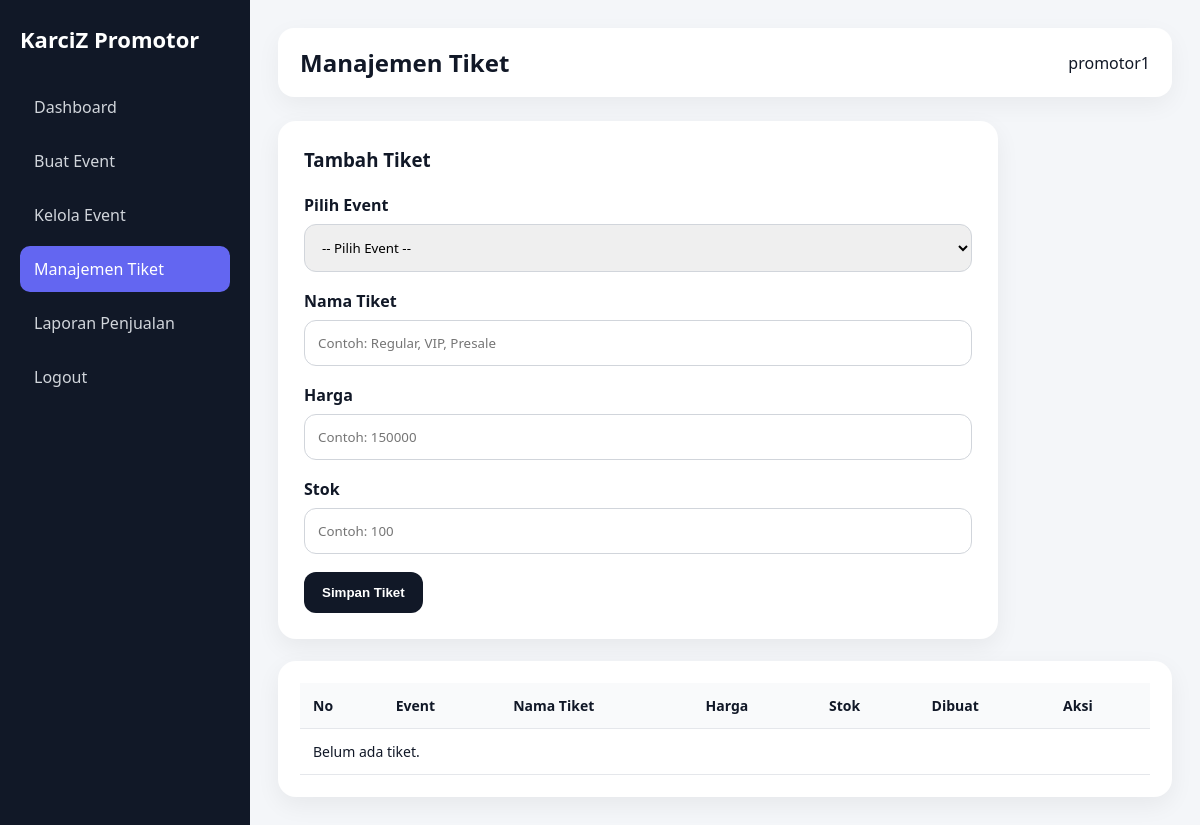
The app's page /organizer/ticket-management.php (signed in), older data.
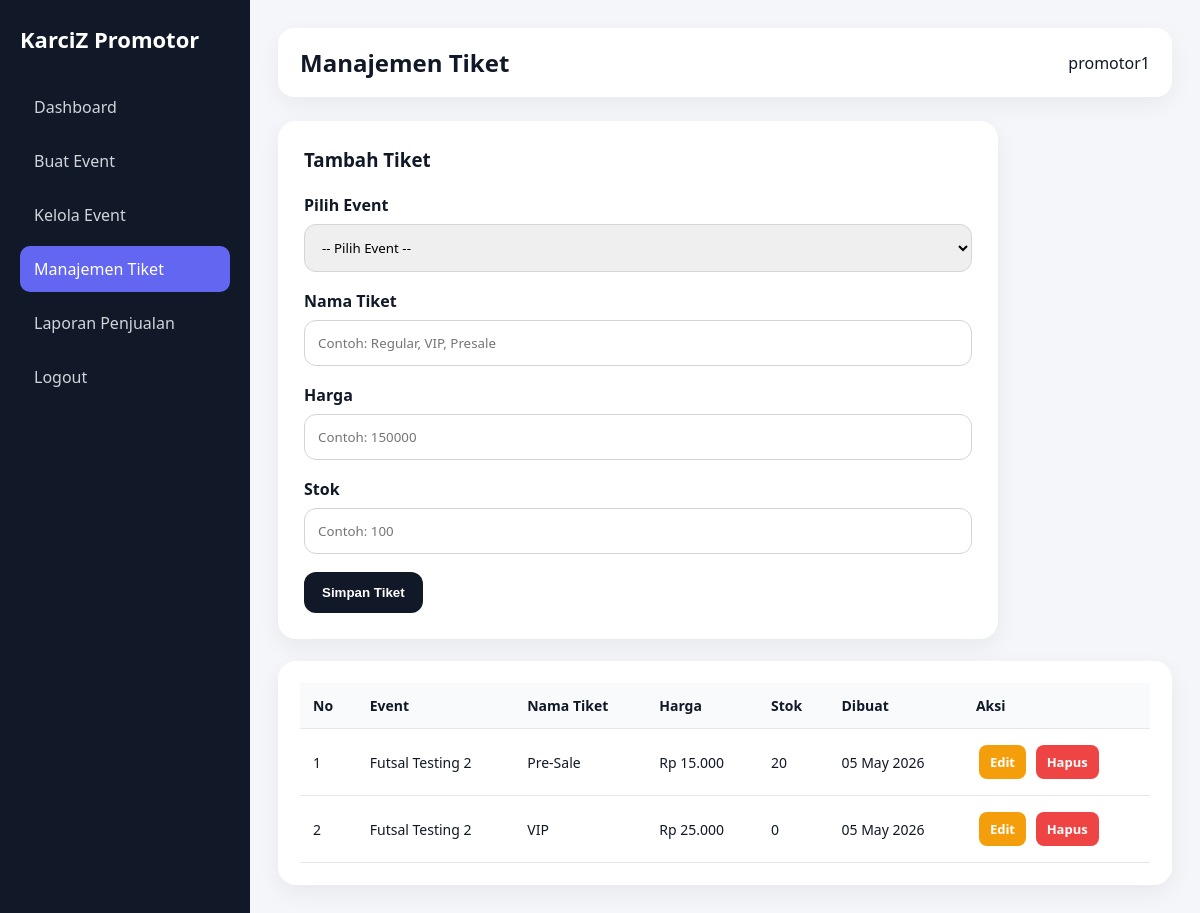
The same page, newer data.
### tables this page shows
CREATE TABLE `promotor` (
  `id` int(100) NOT NULL,
  `user_id` int(11) DEFAULT NULL,
  `nama_brand` varchar(255) NOT NULL,
  `deskripsi_singkat` varchar(500) NOT NULL,
  `email_bisnis` varchar(255) NOT NULL,
  `no_wa` int(25) NOT NULL,
  `logo` varchar(255) NOT NULL,
  `banner` varchar(255) NOT NULL,
  `status` enum('pending','approved','rejected') DEFAULT 'pending',
  `created_at` timestamp NOT NULL DEFAULT current_timestamp()
);

CREATE TABLE `tickets` (
  `id` int(11) NOT NULL,
  `event_id` int(11) DEFAULT NULL,
  `nama_tiket` varchar(100) DEFAULT NULL,
  `harga` int(11) DEFAULT NULL,
  `stok` int(11) DEFAULT NULL,
  `created_at` timestamp NOT NULL DEFAULT current_timestamp()
);

CREATE TABLE `events` (
  `id` int(11) NOT NULL,
  `organizer_id` int(11) DEFAULT NULL,
  `nama_event` varchar(255) DEFAULT NULL,
  `lokasi` varchar(255) DEFAULT NULL,
  `tanggal` date DEFAULT NULL,
  `deskripsi` text DEFAULT NULL,
  `banner` varchar(255) DEFAULT NULL,
  `status` enum('aktif','selesai') DEFAULT 'aktif',
  `created_at` timestamp NOT NULL DEFAULT current_timestamp()
);

### organizer/ticket-management.php (the view, shortened to what this page needs)
<?php
include '../config.php';
$username = $_SESSION['user'];
$stmt = $conn->prepare("
    SELECT promotor.id, promotor.nama_brand
    FROM promotor
    JOIN users ON promotor.user_id = users.id
    WHERE users.username=? AND promotor.status='approved'
    LIMIT 1
");
$stmt->bind_param("s", $username);
$stmt->execute();
$promotor = $stmt->get_result()->fetch_assoc();
$organizer_id = $promotor['id'];
$stmt = $conn->prepare("
    SELECT
        tickets.id,
        tickets.nama_tiket,
        tickets.harga,
        tickets.stok,
        tickets.created_at,
        events.nama_event
    FROM tickets
    JOIN events ON tickets.event_id = events.id
    WHERE events.organizer_id=?
    ORDER BY tickets.created_at DESC
");
$stmt->bind_param("i", $organizer_id);
$stmt->execute();
$tickets = $stmt->get_result();
?>
<!DOCTYPE html>
<html lang="id">
<head>
    <link rel="stylesheet" href="/Karciz/assets/css/organizer.css?v=4">
</head>
<body>
<div class="organizer-wrapper">
    <div class="organizer-sidebar">
        <h2>KarciZ Promotor</h2>
        <a href="dashboard.php">Dashboard</a>
        <a href="create-event.php">Buat Event</a>
        <a href="manage-event.php">Kelola Event</a>
        <a href="ticket-management.php" class="active">Manajemen Tiket</a>
        <a href="sales-report.php">Laporan Penjualan</a>
        <a href="../logout.php">Logout</a>
    </div>
    <div class="organizer-main">
        <div class="organizer-topbar">
            <h3>Manajemen Tiket</h3>
            <span><?= htmlspecialchars($promotor['nama_brand']); ?></span>
        </div>
        <div class="form-card">
            <h3>Tambah Tiket</h3>
            <br>
            <form method="POST">
                <label>Pilih Event</label>
                <select name="event_id" required>
                    <option value="">-- Pilih Event --</option>
                </select>
                <label>Nama Tiket</label>
                <input type="text" name="nama_tiket" placeholder="Contoh: Regular, VIP, Presale" required>
                <label>Harga</label>
                <input type="number" name="harga" placeholder="Contoh: 150000" min="0" required>
                <label>Stok</label>
                <input type="number" name="stok" placeholder="Contoh: 100" min="0" required>
                <button type="submit">Simpan Tiket</button>
            </form>
        </div>
        <br>
        <div class="table-container">
            <table>
                <thead>
                    <tr>
                        <th>No</th>
                        <th>Event</th>
                        <th>Nama Tiket</th>
                        <th>Harga</th>
                        <th>Stok</th>
                        <th>Dibuat</th>
                        <th>Aksi</th>
                    </tr>
                </thead>
                <tbody>
                    <?php if ($tickets->num_rows > 0) { ?>
                        <?php $no = 1; while ($row = $tickets->fetch_assoc()) { ?>
                            <tr>
                                <td><?= $no++; ?></td>
                                <td><?= htmlspecialchars($row['nama_event']); ?></td>
                                <td><?= htmlspecialchars($row['nama_tiket']); ?></td>
                                <td>Rp <?= number_format($row['harga'], 0, ',', '.'); ?></td>
                                <td><?= $row['stok']; ?></td>
                                <td><?= date('d M Y', strtotime($row['created_at'])); ?></td>
                                <td>
                                    <a href="edit-ticket.php?id=<?= $row['id']; ?>" class="btn-edit">Edit</a>
                                    <a
                                        href="ticket-management.php?delete=<?= $row['id']; ?>"
                                        class="btn-delete"
                                        onclick="return confirm('Yakin ingin menghapus tiket ini?')"
                                    >
                                        Hapus
                                    </a>
                                </td>
                            </tr>
                        <?php } ?>
                    <?php } else { ?>
                        <tr>
                            <td colspan="7" class="empty-table">Belum ada tiket.</td>
                        </tr>
                    <?php } ?>
                </tbody>
            </table>
        </div>
    </div>
</div>
</body>
</html>

### assets/css/organizer.css (style rules this page uses)
* { margin: 0; padding: 0; box-sizing: border-box; }
body { font-family: 'Segoe UI', Calibri, sans-serif; background: #f4f6f9; color: #111827; }
.organizer-wrapper { display: flex; min-height: 100vh; }
.organizer-sidebar { width: 250px; background: #111827; color: #fff; padding: 24px 20px; }
.organizer-sidebar h2 { font-size: 22px; margin-bottom: 30px; }
.organizer-sidebar a { display: block; color: #d1d5db; text-decoration: none; padding: 12px 14px; border-radius: 10px; margin-bottom: 8px; font-weight: 500; }
.organizer-sidebar a:hover, .organizer-sidebar a.active { background: #6366f1; color: #fff; }
.organizer-main { flex: 1; padding: 28px; }
.organizer-topbar { background: #fff; padding: 18px 22px; border-radius: 16px; box-shadow: 0 8px 24px rgba(0,0,0,0.05); display: flex; justify-content: space-between; align-items: center; margin-bottom: 24px; }
.organizer-topbar h3 { font-size: 24px; }
.form-card { background: #fff; padding: 26px; border-radius: 18px; box-shadow: 0 8px 24px rgba(0,0,0,0.06); max-width: 720px; }
.form-card label { display: block; margin-bottom: 8px; font-weight: 700; }
.form-card input, .form-card textarea, .form-card select { width: 100%; padding: 13px; margin-bottom: 18px; border: 1px solid #d1d5db; border-radius: 12px; outline: none; font-family: inherit; }
.form-card button { background: #111827; color: #fff; border: none; padding: 13px 18px; border-radius: 12px; font-weight: 700; cursor: pointer; }
.table-container { background: #fff; padding: 22px; border-radius: 18px; box-shadow: 0 8px 24px rgba(0,0,0,0.06); overflow-x: auto; }
table { width: 100%; border-collapse: collapse; font-size: 14px; }
table th, table td { padding: 13px; border-bottom: 1px solid #e5e7eb; text-align: left; vertical-align: middle; }
table th { background: #f9fafb; font-weight: 800; }
.btn-add, .btn-view, .btn-edit, .btn-delete { display: inline-block; padding: 8px 11px; border-radius: 8px; text-decoration: none; font-size: 13px; margin: 3px; font-weight: 700; }
.btn-edit { background: #f59e0b; color: #fff; }
.btn-delete { background: #ef4444; color: #fff; }

Row changes from the older to the newer data that the page shows:
added tickets: event.nama_event "Futsal Testing 2", nama_tiket "Pre-Sale", harga "15.000", stok "20", created_at "05 May 2026"
added tickets: event.nama_event "Futsal Testing 2", nama_tiket "VIP", harga "25.000", stok "0", created_at "05 May 2026"
Text that changed along with them:
text no longer shown: "Belum ada tiket."
